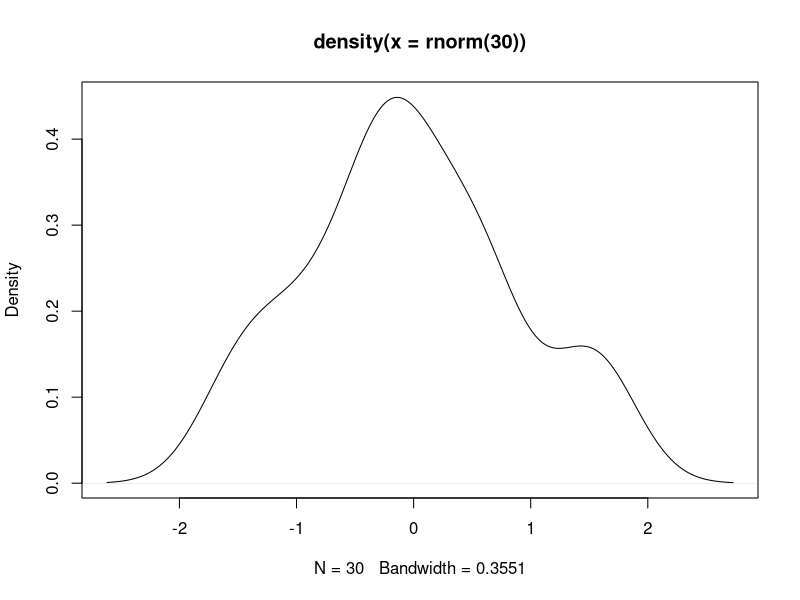
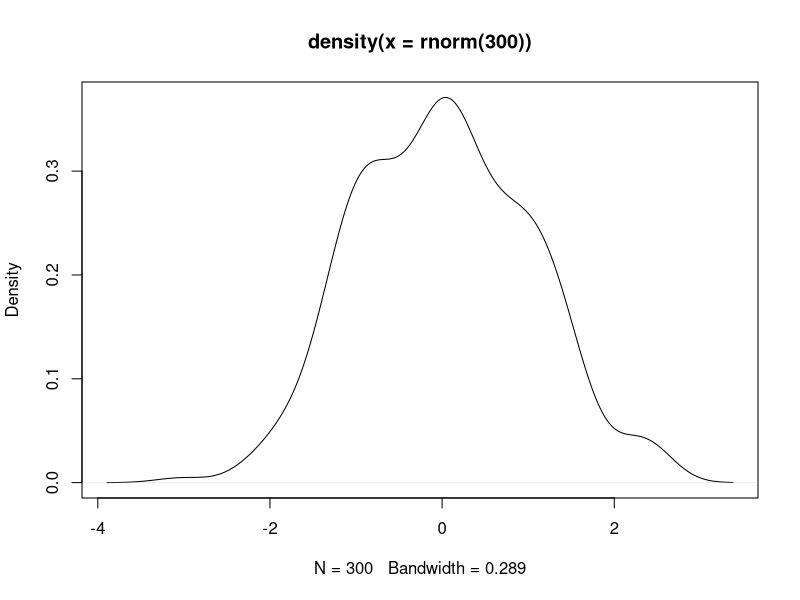

Recreate these plots in R, in order.
## ---- chunk 1
knitr::opts_chunk$set(collapse = TRUE)
## ---- chunk 2
plot(density(rnorm(30)))
## ---- chunk 3
plot(density(rnorm(300)))
